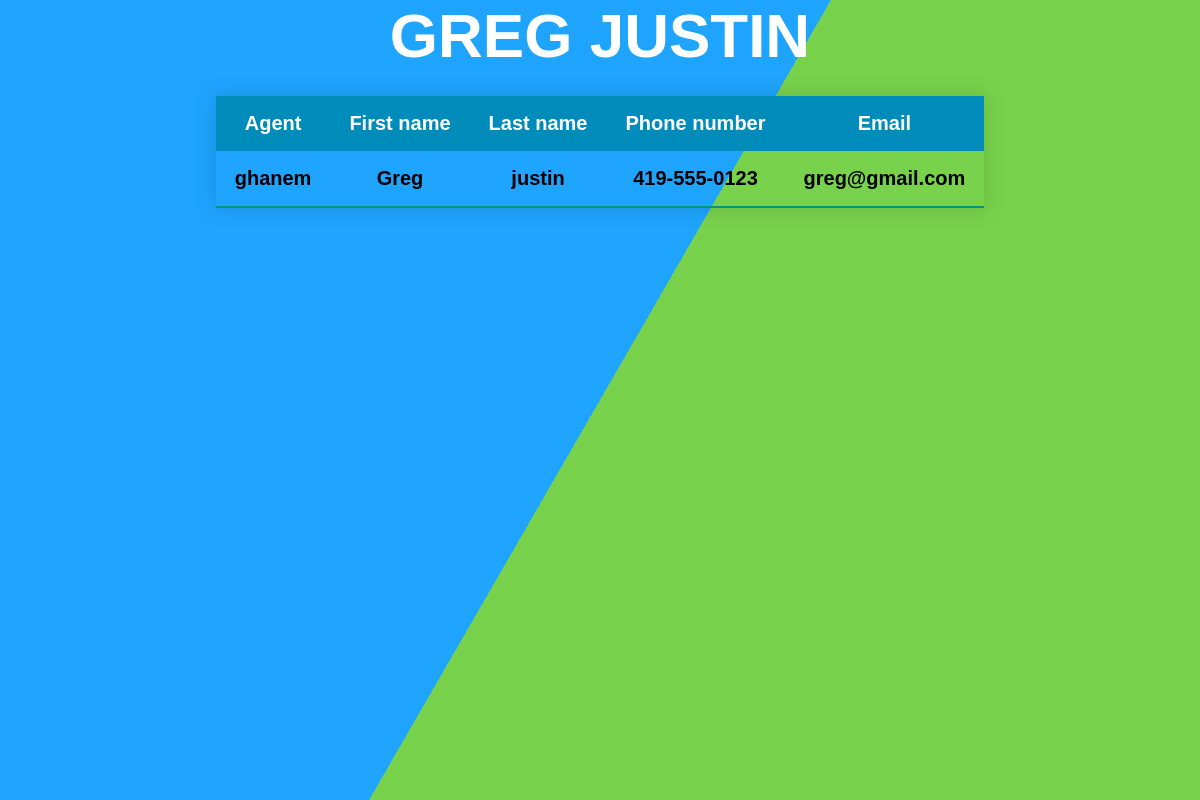
The app's page /website/customer/detail/3/ with its own data.
### website/models.py (models this page shows, shortened)
class Customer(models.Model):
    user = models.ForeignKey(User,on_delete=models.CASCADE,null= True)
    first_name = models.CharField(max_length=100)
    last_name = models.CharField(max_length=100)
    phone_number = models.CharField(max_length=12)
    email = models.EmailField(blank=True,null=True)
    date_added = models.DateField(default = datetime.date.today)

### website/views.py (the view)
# urls.py: path('customer/detail/<int:customer_id>/', customer_view, name = 'customer-detail'),
def customer_view(request, customer_id):
    obj = get_object_or_404(Customer,id=customer_id)
    return render(request,"customer/detail.html",{'object':obj})

### website/templates/customer/detail.html
{% load static %}
{% block content %}
    <div class="bg"></div>
<div class="bg bg2"></div>
<div class="bg bg3"></div>
<link rel="stylesheet" type="text/css" href="{%  static 'css/main.css' %}">
    <h1>{{ object.first_name }} {{object.last_name}}</h1>
    <table class="styled-table">
    <thead>
        <tr>
            <th>Agent</th>
            <th>First name</th>
            <th>Last name</th>
            <th>Phone number</th>
            <th>Email</th>
        </tr>
    </thead>
    <tbody>
        <tr>
            <td>{{object.user}}</td>
            <td>{{ object.first_name }}</td>
            <td>{{ object.last_name }}</td>
            <td>{{object.phone_number}}</td>
            <td>{{object.email}}</td>
        </tr>
    </tbody>
    </table>
{% endblock content %}

### static/static_dirs/css/main.css (style rules this page uses)
.bg { animation:slide 3s ease-in-out infinite alternate; background-image: linear-gradient(-60deg, #6c3 50%, #09f 50%); bottom:0; left:-50%; opacity:.5; position:fixed; right:-50%; top:0; z-index:-1; }
.bg2 { animation-direction:alternate-reverse; animation-duration:4s; }
.bg3 { animation-duration:5s; }
h1 { color: #ffffff; font-family: 'Raleway',sans-serif; font-size: 62px; font-weight: 800; line-height: 72px; margin: 0 0 24px; text-align: center; text-transform: uppercase; }
.styled-table { border-collapse: collapse; margin-left: auto; margin-right: auto; font-size: 0.9em; font-family: sans-serif; min-width: 600px; box-shadow: 0 0 20px rgba(0, 0, 0, 0.15); }
.styled-table thead tr { background-color: #008CBA; color: #ffffff; text-align: center; }
.styled-table th, .styled-table td { padding: 16px 19px; font-weight: bold; font-size: 20px; }
.styled-table tbody tr { border-bottom: 1px solid #dddddd; text-align: center; font-weight: bold; font-size: 20px; }
.styled-table tbody td { font-weight: bold; font-size: 20px; }
.styled-table tbody tr:last-of-type { border-bottom: 2px solid #009879; }

### records on screen
Customer: first_name "GREG", last_name "JUSTIN", user "ghanem", first_name "Greg", last_name "justin", phone_number "419-555-0123", email "greg@gmail.com"
